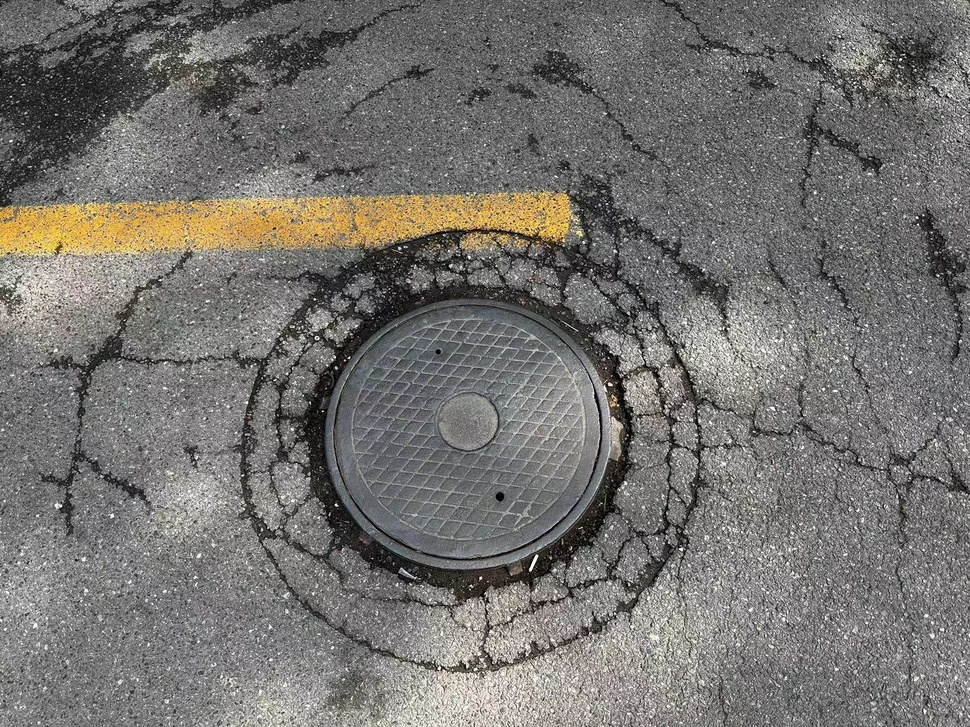
#> input picture jpg_init_test/2024-07-16T08_30_00Z_below.jpg, 970 x 727 px, shrunk from 1702 x 1276 before the run
$ jupyter execute 'recongition&detection_test.ipynb'
#> lines starting #> are read from the running program, lines starting #| are printed output that depends on the picture
[cell 1]
import os
import json
import cv2
import matplotlib.pyplot as plt

# 读取图片
image = cv2.imread("jpg_init_test/2024-07-16T08_30_00Z_below.jpg")
#> image is the input picture: shape (727, 970, 3); mean B, G, R 111.9, 115.3, 117.6
image_rgb = cv2.cvtColor(image, cv2.COLOR_BGR2RGB)

# 读取json文件中的标签信息
with open("jpg_init_test/2024-07-16T08_30_00Z_below.json", 'r') as f:
#> (reads jpg_init_test/2024-07-16T08_30_00Z_below.json from the repository)
    json_data = json.load(f)

# 在图片上绘制矩形框
for manhole in json_data['manhole']:
    coordinates = manhole['coordinates']
    x1 = coordinates['x1']
    y1 = coordinates['y1']
    x2 = coordinates['x2']
    y2 = coordinates['y2']

    # 绘制矩形框
    cv2.rectangle(image_rgb, (x1, y1), (x2, y2), (0, 255, 0), 2)
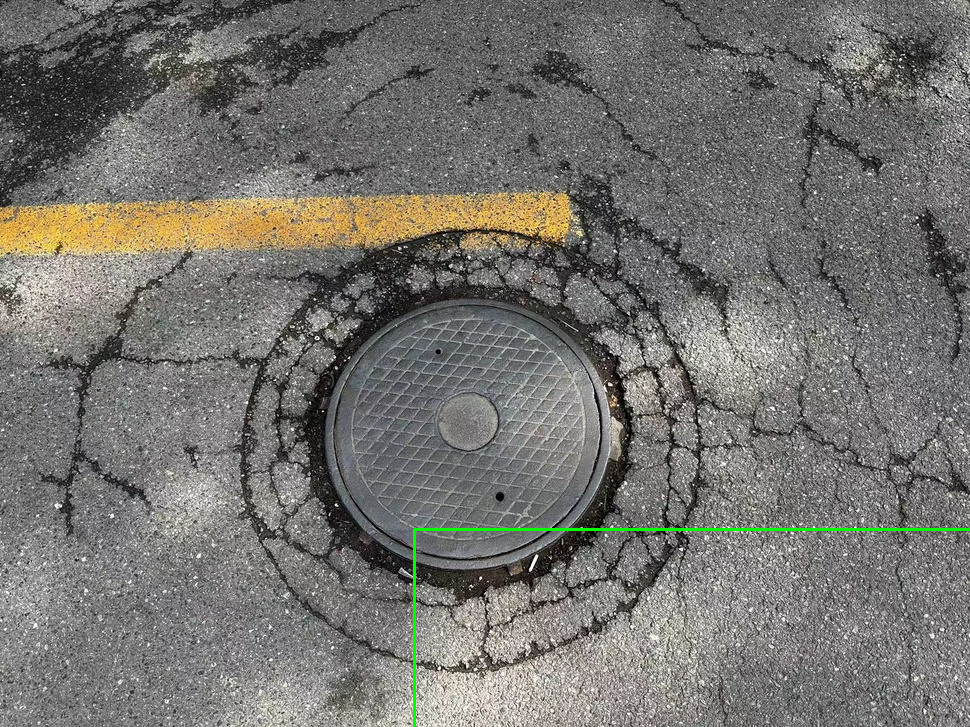
#> image_rgb: shape (727, 970, 3); mean R, G, B 117.2, 115.8, 111.5

# 使用Matplotlib显示图片
plt.imshow(image_rgb)
plt.title('Image with Bounding Box')
plt.axis('off')
plt.show()

[cell 2]
import os
import json
import cv2
import matplotlib.pyplot as plt

# 读取图片
image = cv2.imread("jpg_init_test/2024-07-16T08_30_00Z_below_manhole_1.jpg")
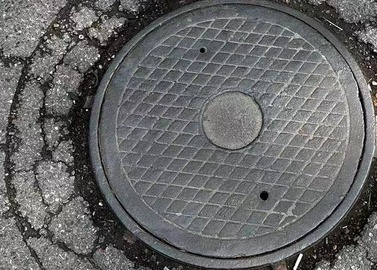
#> input picture jpg_init_test/2024-07-16T08_30_00Z_below_manhole_1.jpg, 377 x 270 px, shrunk from 661 x 473 before the run
#> image is the input picture: shape (270, 377, 3); mean B, G, R 104.1, 103.7, 103.3
image_rgb = cv2.cvtColor(image, cv2.COLOR_BGR2RGB)
#> image_rgb: shape (270, 377, 3)

# 读取json文件中的标签信息
with open("jpg_init_test/2024-07-16T08_30_00Z_below_manhole_1.json", 'r') as f:
#> (reads jpg_init_test/2024-07-16T08_30_00Z_below_manhole_1.json from the repository)
    json_data = json.load(f)

# 在图片上绘制矩形框
for manhole in json_data['functional']:
    coordinates = manhole['coordinates']
    x1 = coordinates['x1']
    y1 = coordinates['y1']
    x2 = coordinates['x2']
    y2 = coordinates['y2']

    # 绘制矩形框
    cv2.rectangle(image_rgb, (x1, y1), (x2, y2), (0, 255, 0), 2)

# 使用Matplotlib显示图片
plt.imshow(image_rgb)
plt.title('Image with Bounding Box')
plt.axis('off')
plt.show()

[cell 3]
import os
import json
import cv2
import matplotlib.pyplot as plt

# 读取图片
image = cv2.imread("jpg_init_test/2024-07-16T08_30_00Z_below_manhole_1.jpg")
image_rgb = cv2.cvtColor(image, cv2.COLOR_BGR2RGB)

# 读取json文件中的标签信息
with open("jpg_init_test/2024-07-16T08_30_00Z_below_manhole_1.json", 'r') as f:
    json_data = json.load(f)

# 在图片上绘制矩形框
for manhole in json_data['unit']:
    coordinates = manhole['coordinates']
    x1 = coordinates['x1']
    y1 = coordinates['y1']
    x2 = coordinates['x2']
    y2 = coordinates['y2']

    # 绘制矩形框
    cv2.rectangle(image_rgb, (x1, y1), (x2, y2), (0, 255, 0), 2)

# 使用Matplotlib显示图片
plt.imshow(image_rgb)
plt.title('Image with Bounding Box')
plt.axis('off')
plt.show()
